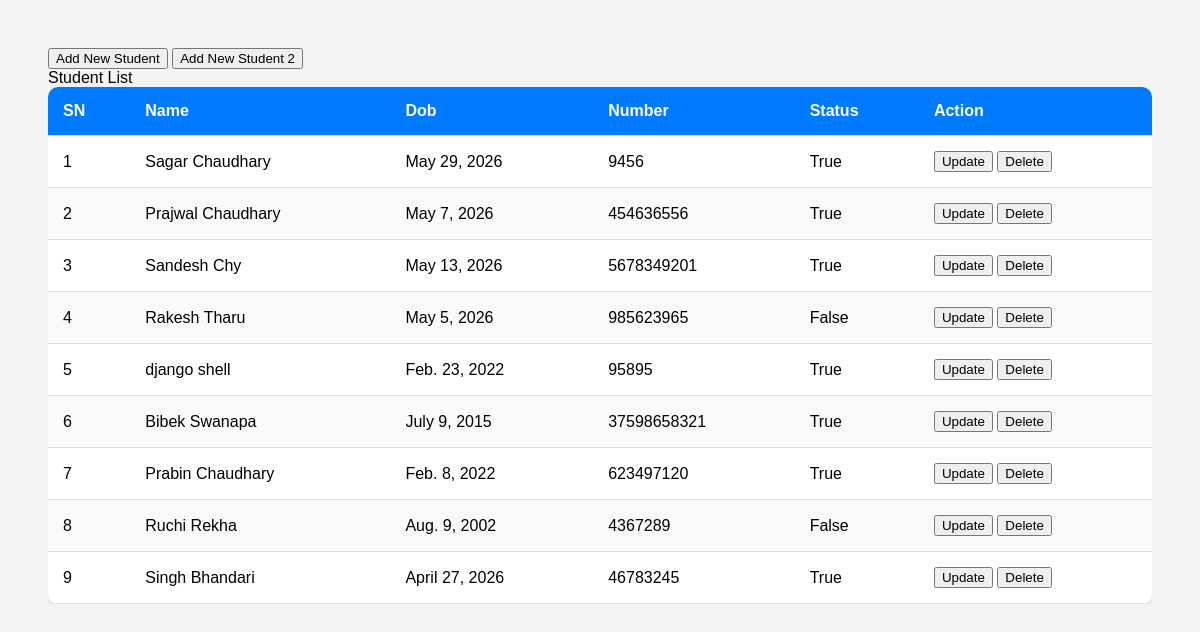
The app's page /home/student_list/ with its own data.
### home/models.py (models this page shows, shortened)
class Student(models.Model):
    name = models.CharField(max_length=100,
                            null=True, blank=True,
                            help_text="student full name",
                            verbose_name="Student Name")
    dob = models.DateField()
    number = models.PositiveIntegerField(default=0)
    is_active = models.BooleanField(default=True)
    class Meta:
        db_table = "student" # mathiko table name lai 'student' table ma override garnalai

### home/views.py (the view)
# urls.py: path('student_list/', student_list, name="student"),
def student_list(request):
    student = Student.objects.all()
    context = {
        "student": student
    }
    return render(request,'student/index.html', context)

### home/templates/student/index.html (shortened to what this page needs)
<!DOCTYPE html>
<html lang="en">
<head>
</head>
<body>
  <div class="table-container">
    <a href="/home/student_create2/"><button >Add New Student</button></a>
    <a href="{% url 'create2' %}"> <button >Add New Student 2</button></a><br>
    <th1>Student List</th1>
    <table>
      <thead>
        <tr>
          <th>SN</th>
          <th>Name</th>
          <th>Dob</th>
          <th>Number</th>
          <th>Status</th>
          <th>Action</th>
        </tr>
      </thead>
      <tbody>
        {% for i in student %}
        <tr>
          <td>{{forloop.counter}}</td>
          <td>{{i.name}}</td>
          <td>{{i.dob}}</td>
          <td>{{i.number}}</td>
          <td>{{i.is_active}}</td>
          <td><a href="{% url 'update' i.id %}"><button >Update</button></a>
              <a href="{% url "delete" i.id %}"><button >Delete</button></a>
          </td>
        </tr>
        {% endfor %}
      </tbody>
    </table>
  </div>
</body>
</html>

### home/templates/student/index.html (style rules this page uses)
body { font-family: Arial, sans-serif; background: #f4f4f4; padding: 40px; }
.table-container { overflow-x: auto; }
table { width: 100%; border-collapse: collapse; background: white; border-radius: 10px; overflow: hidden; box-shadow: 0 4px 10px rgba(0,0,0,0.1); }
thead { background: #007bff; color: white; }
th, td { padding: 15px; text-align: left; border-bottom: 1px solid #ddd; }
tbody tr:nth-child(even) { background: #fafafa; }
th { font-weight: bold; }

### records on screen
Student: name "Sagar Chaudhary", dob "May 29, 2026", number "9456", is_active "True"
Student: name "Prajwal Chaudhary", dob "May 7, 2026", number "454636556", is_active "True"
Student: name "Sandesh Chy", dob "May 13, 2026", number "5678349201", is_active "True"
Student: name "Rakesh Tharu", dob "May 5, 2026", number "985623965", is_active "False"
Student: name "django shell", dob "Feb. 23, 2022", number "95895", is_active "True"
Student: name "Bibek Swanapa", dob "July 9, 2015", number "37598658321", is_active "True"
Student: name "Prabin Chaudhary", dob "Feb. 8, 2022", number "623497120", is_active "True"
Student: name "Ruchi Rekha", dob "Aug. 9, 2002", number "4367289", is_active "False"
Student: name "Singh Bhandari", dob "April 27, 2026", number "46783245", is_active "True"
